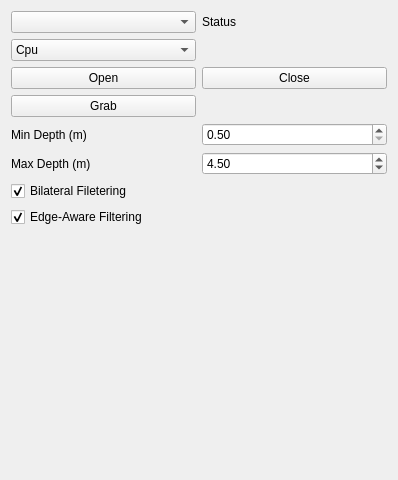
<?xml version="1.0" encoding="UTF-8"?>
<ui version="4.0">
 <class>KinectWidget</class>
 <widget class="QWidget" name="KinectWidget">
  <property name="geometry">
   <rect>
    <x>0</x>
    <y>0</y>
    <width>398</width>
    <height>480</height>
   </rect>
  </property>
  <property name="windowTitle">
   <string>Form</string>
  </property>
  <layout class="QGridLayout" name="gridLayout">
   <item row="3" column="0">
    <widget class="QPushButton" name="pushButton_Grab">
     <property name="enabled">
      <bool>true</bool>
     </property>
     <property name="text">
      <string>Grab</string>
     </property>
    </widget>
   </item>
   <item row="5" column="1">
    <widget class="QDoubleSpinBox" name="doubleSpinBox_Max_Depth">
     <property name="minimum">
      <double>0.500000000000000</double>
     </property>
     <property name="maximum">
      <double>12.000000000000000</double>
     </property>
     <property name="singleStep">
      <double>0.100000000000000</double>
     </property>
     <property name="value">
      <double>4.500000000000000</double>
     </property>
    </widget>
   </item>
   <item row="1" column="0">
    <widget class="QComboBox" name="comboBox_pipeline">
     <item>
      <property name="text">
       <string>Cpu</string>
      </property>
     </item>
     <item>
      <property name="text">
       <string>OpenGL</string>
      </property>
     </item>
     <item>
      <property name="text">
       <string>OpenCL</string>
      </property>
     </item>
     <item>
      <property name="text">
       <string>Cuda</string>
      </property>
     </item>
    </widget>
   </item>
   <item row="0" column="1">
    <widget class="QLabel" name="label_status">
     <property name="text">
      <string>Status</string>
     </property>
    </widget>
   </item>
   <item row="2" column="1">
    <widget class="QPushButton" name="pushButton_Close">
     <property name="enabled">
      <bool>true</bool>
     </property>
     <property name="text">
      <string>Close</string>
     </property>
    </widget>
   </item>
   <item row="5" column="0">
    <widget class="QLabel" name="label_2">
     <property name="text">
      <string>Max Depth (m)</string>
     </property>
    </widget>
   </item>
   <item row="4" column="1">
    <widget class="QDoubleSpinBox" name="doubleSpinBox_Min_Depth">
     <property name="minimum">
      <double>0.500000000000000</double>
     </property>
     <property name="maximum">
      <double>12.000000000000000</double>
     </property>
     <property name="singleStep">
      <double>0.100000000000000</double>
     </property>
     <property name="value">
      <double>0.500000000000000</double>
     </property>
    </widget>
   </item>
   <item row="7" column="0" colspan="2">
    <widget class="QCheckBox" name="checkBox_BilateralFilter">
     <property name="text">
      <string>Bilateral Filetering</string>
     </property>
     <property name="checked">
      <bool>true</bool>
     </property>
    </widget>
   </item>
   <item row="8" column="0" colspan="2">
    <widget class="QCheckBox" name="checkBox_EdgeAwareFiltering">
     <property name="text">
      <string>Edge-Aware Filtering</string>
     </property>
     <property name="checked">
      <bool>true</bool>
     </property>
    </widget>
   </item>
   <item row="9" column="0" colspan="2">
    <widget class="TransformationWidget" name="myTransformationWidget" native="true">
     <property name="minimumSize">
      <size>
       <width>100</width>
       <height>100</height>
      </size>
     </property>
    </widget>
   </item>
   <item row="2" column="0">
    <widget class="QPushButton" name="pushButton_Open">
     <property name="text">
      <string>Open</string>
     </property>
    </widget>
   </item>
   <item row="0" column="0">
    <widget class="QComboBox" name="comboBox_KinectSerials"/>
   </item>
   <item row="4" column="0">
    <widget class="QLabel" name="label">
     <property name="text">
      <string>Min Depth (m)</string>
     </property>
    </widget>
   </item>
  </layout>
 </widget>
 <customwidgets>
  <customwidget>
   <class>TransformationWidget</class>
   <extends>QWidget</extends>
   <header>TransformationWidget.h</header>
   <container>1</container>
   <slots>
    <signal>matrixchanged(Transform)</signal>
   </slots>
  </customwidget>
 </customwidgets>
 <resources/>
 <connections>
  <connection>
   <sender>pushButton_Open</sender>
   <signal>clicked()</signal>
   <receiver>KinectWidget</receiver>
   <slot>OpenKinect()</slot>
   <hints>
    <hint type="sourcelabel">
     <x>48</x>
     <y>90</y>
    </hint>
    <hint type="destinationlabel">
     <x>156</x>
     <y>324</y>
    </hint>
   </hints>
  </connection>
  <connection>
   <sender>pushButton_Close</sender>
   <signal>clicked()</signal>
   <receiver>KinectWidget</receiver>
   <slot>CloseKinect()</slot>
   <hints>
    <hint type="sourcelabel">
     <x>154</x>
     <y>95</y>
    </hint>
    <hint type="destinationlabel">
     <x>276</x>
     <y>94</y>
    </hint>
   </hints>
  </connection>
  <connection>
   <sender>pushButton_Grab</sender>
   <signal>clicked()</signal>
   <receiver>KinectWidget</receiver>
   <slot>GrabKinect()</slot>
   <hints>
    <hint type="sourcelabel">
     <x>93</x>
     <y>134</y>
    </hint>
    <hint type="destinationlabel">
     <x>302</x>
     <y>201</y>
    </hint>
   </hints>
  </connection>
  <connection>
   <sender>myTransformationWidget</sender>
   <signal>matrixchanged(Transform)</signal>
   <receiver>KinectWidget</receiver>
   <slot>TransformationChanged(Transform)</slot>
   <hints>
    <hint type="sourcelabel">
     <x>108</x>
     <y>183</y>
    </hint>
    <hint type="destinationlabel">
     <x>206</x>
     <y>225</y>
    </hint>
   </hints>
  </connection>
 </connections>
 <slots>
  <slot>OpenKinect()</slot>
  <slot>CloseKinect()</slot>
  <slot>GrabKinect()</slot>
  <slot>TransformationChanged(Transform)</slot>
 </slots>
</ui>
